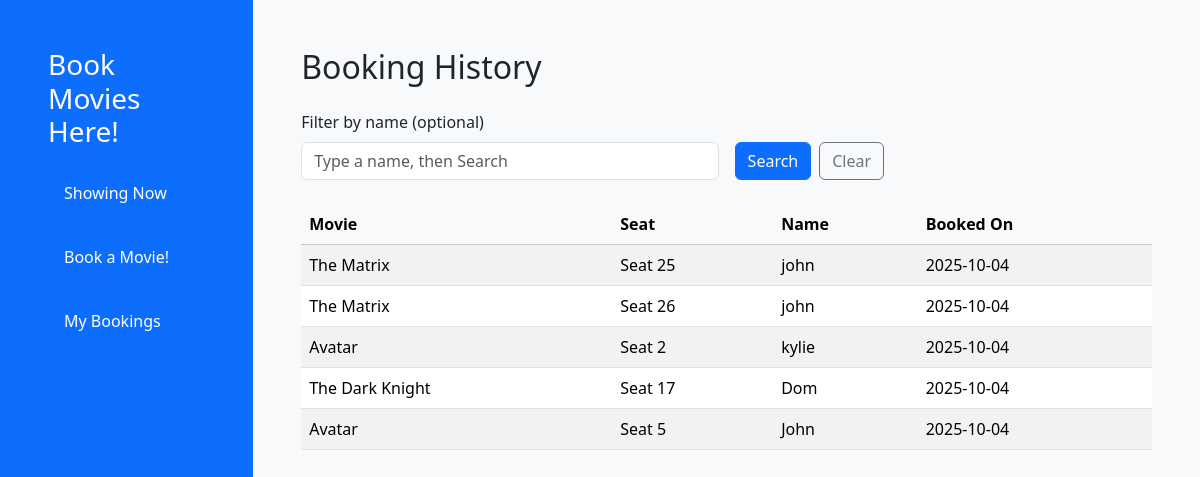
Page /api/bookings/ui/ on the earlier database version.
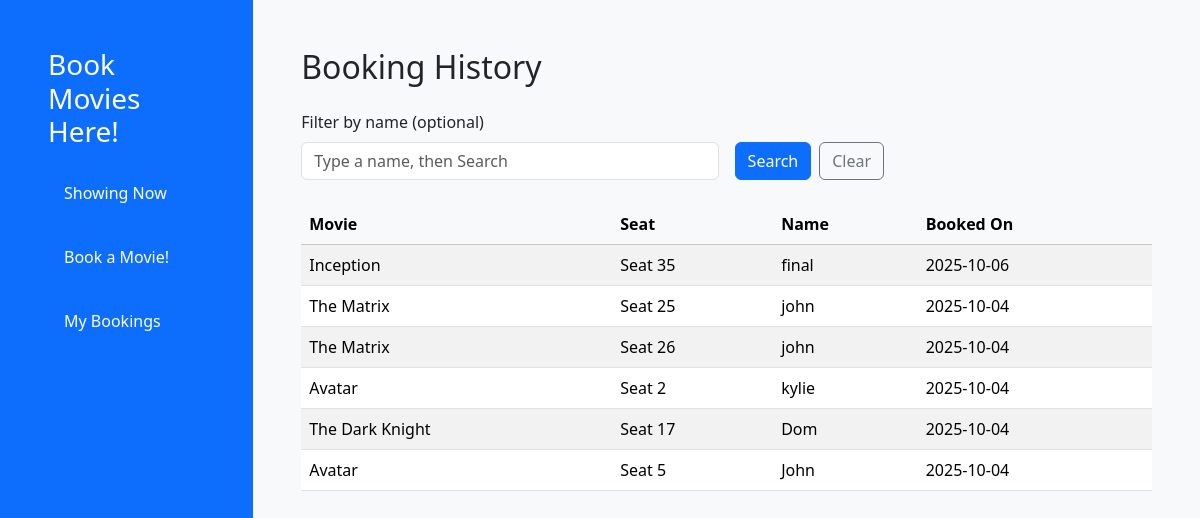
Same page on the later database version.
### bookings/models.py (models this page shows, shortened)
class Booking(models.Model):
    movie = models.ForeignKey(Movie, on_delete = models.CASCADE)
    seat = models.ForeignKey(Seat, on_delete = models.CASCADE)
    user = models.CharField(max_length = 50)
    booking_date = models.DateField()

class Movie(models.Model):
    title = models.CharField(max_length = 40)
    description = models.TextField()
    release_date = models.DateField()
    duration = models.PositiveIntegerField()

class Seat(models.Model):
    seat_number = models.PositiveIntegerField()
    booked = models.BooleanField(default = False)

### bookings/views.py (the view)
class BookingViewSet(viewsets.ModelViewSet):
    serializer_class = BookingSerializer
    queryset = Booking.objects.all().select_related('movie', 'seat').order_by("-booking_date")
    @action(detail=False, methods=["get"], renderer_classes=[TemplateHTMLRenderer], url_path="ui")
    def ui(self, request):
        q = (request.GET.get("q") or "").strip()
        bookings = self.get_queryset()
        if q:
            bookings = bookings.filter(user__icontains=q)
        return Response({"bookings": bookings}, template_name="bookings/booking_history.html")

### bookings/templates/bookings/booking_history.html (shortened to what this page needs)
{% extends "bookings/base.html" %}
{% block content %}
<h2 class="mb-4">Booking History</h2>
<form method="get" action="{% url 'booking-ui' %}" class="row g-3 mb-4">
    <div class="col-md-6">
        <label for="q" class="form-label">Filter by name (optional)</label>
        <input type="text" id="q" name="q" value="{{ request.GET.q }}" class="form-control" placeholder="Type a name, then Search">
    </div>
    <div class="col-md-6 d-flex align-items-end gap-2">
        <button class="btn btn-primary" type="submit">Search</button>
        <a class="btn btn-outline-secondary" href="{% url 'booking-ui' %}">Clear</a>
    </div>
</form>
{% if bookings %}
    <div class="table-responsive">
        <table class="table table-striped align-middle">
            <thead class="table-light">
                <tr>
                    <th scope="col">Movie</th>
                    <th scope="col">Seat</th>
                    <th scope="col">Name</th>
                    <th scope="col">Booked On</th>
                </tr>
            </thead>
            <tbody>
                {% for b in bookings %}
                    <tr>
                        <td>{{ b.movie.title }}</td>
                        <td>Seat {{ b.seat.seat_number }}</td>
                        <td>{{ b.user|default:"—" }}</td>
                        <td>{{ b.booking_date|date:"Y-m-d" }}</td>
                    </tr>
                {% endfor %}
            </tbody>
        </table>
    </div>
{% endif %}
{% endblock %}

Differences in the rows shown:
added Booking: movie "Inception", seat.seat_number "35", user "final", booking_date "2025-10-06"
